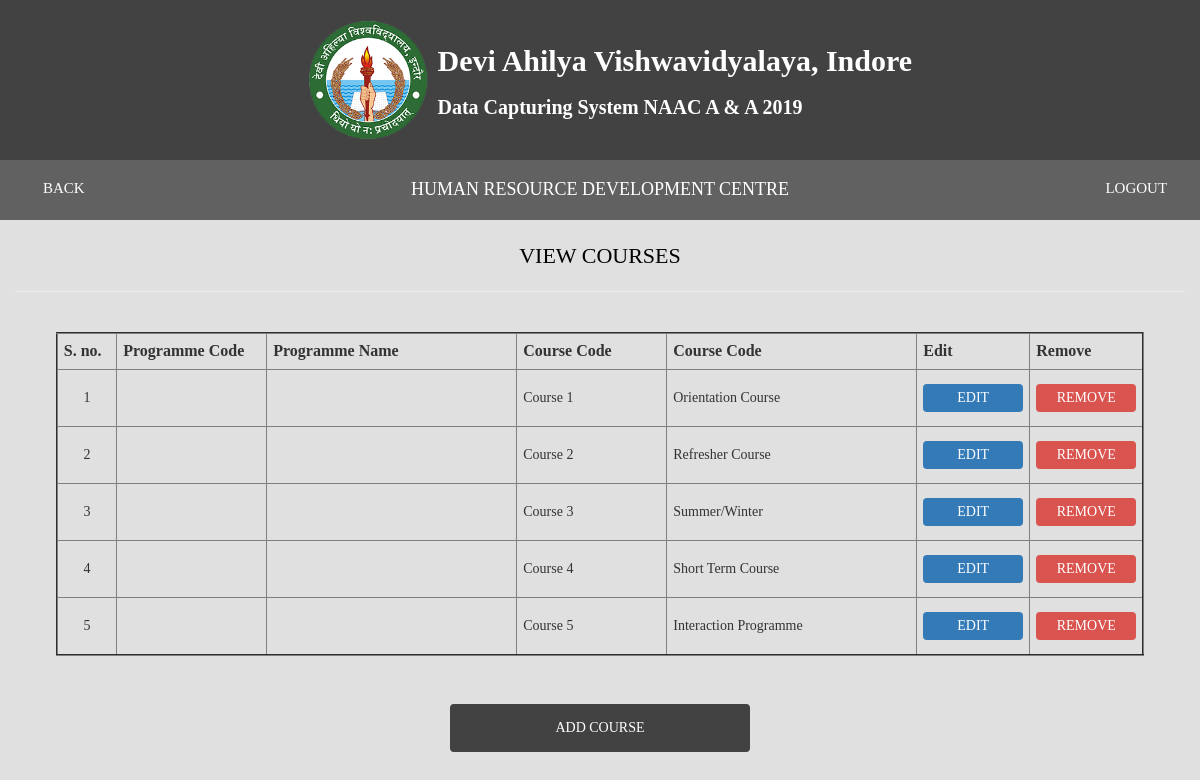
Page /Courses/view.php (signed in) on the committed database.
### tables this page shows
CREATE TABLE IF NOT EXISTS `course` (
  `Uname` varchar(30) NOT NULL,
  `Prog_code` varchar(30) DEFAULT NULL,
  `Course_code` varchar(30) DEFAULT NULL,
  `Course_name` varchar(100) DEFAULT NULL,
  UNIQUE KEY `Course_code` (`Course_code`)
);

### Courses/view.php (the view, shortened to what this page needs)
<?php
        include("../credential.php");
?>
<!DOCTYPE html>
<html>
<head>
  <link rel="stylesheet" href="../css/theme.css">
  <link rel="stylesheet" href="../css/bootstrap.min.css">
</head>
<body class="BACK" onload="load_time_func();" style="font-family:ubuntu;">
    <div class="container col-sm-12 DAVV" style="width:100%; padding-bottom:20px; padding-top:20px;">
        <div class="col-sm-3"></div>
        <div class="col-sm-8" style="margin-left:-50px;">
            <div class="container" style="width:100%;">
                <div class="col-sm-2" style="margin-left:5px;">
                    <img src="logo.png" alt="logo" style="width:120px; height:120px;">
                </div>
                <div class="col-sm-10" style="margin-left:-20px;">
                    <div style="font-size:30px; margin-top:20px; margin-left:30px; color:#FFF"><b>Devi Ahilya Vishwavidyalaya, Indore</b></div>
                    <div style="font-size:20px; margin-top:10px; margin-left:30px; color:#FFF;"><b>Data Capturing System NAAC A & A 2019</b></div>
                </div>
            </div>
        </div>
        <div class="col-sm-1"></div>
    </div>
    <div id="myHeader" class="col-sm-12 UNAME" style="z-index:10; width:100%;">
        <center><div id="myHeader1" class="col-sm-1 UNAME" style="padding:10px;"><a href="../homepage.php"><h4 style=" color:#fff; font-size:15px;" ><?php echo "BACK";?></h4></a></div></center>
        <center><div id="myHeader2" class="col-sm-10 UNAME" style="padding:10px;"><h4 style=" color:#fff; font-size:18px;"><?php echo strtoupper($_SESSION['name']);?></h4></div></center>
        <center><div id="myHeader3" class="col-sm-1 UNAME" style="padding:10px;"><a href="../logout.php"><h4 style=" color:#fff; font-size:15px; "><?php echo "LOGOUT";?></h4></a></div></center>
    </div>
    <center>
        <div class="col-sm-12"  style="margin-top:0px;">
            <br>
            <center><a style="color:black; ;;;; font-weight:normal; font-size:22px;">VIEW COURSES</a></center>
        </div>
        <div class="col-sm-12">
          <hr/>
        </div>
        <div class="col-sm-12">
          <br>
          <table border="2" style="padding:5px;">
            <?php
            $connection = mysqli_connect($servername, $username, $password, $dbname);
            $query = "Select * FROM course WHERE Uname LIKE '".$_SESSION['username']."' ORDER BY Prog_code , Course_code";
            $res  = mysqli_query($connection,$query);
            $bc = mysqli_num_rows($res);
            if($bc>0){
            ?>
            <tr style="font-weight:bold; font-size:16px;">
              <th style="width:60px;">S. no.</th>
              <th style="width:150px;">Programme Code</th>
              <th style="width:250px;">Programme Name</th>
              <th style="width:150px;">Course Code</th>
              <th style="width:250px;">Course Code</th>
              <th>Edit</th>
              <th>Remove</th>
            </tr>
            <?php
          }
            $c=0;
            while($row = $res->fetch_assoc()){
              $c++;
            ?>
            <tr id="<?php echo $row['Course_code']; ?>">
              <td style="text-align:center;"><?php echo $c; ?></td>
              <td><?php echo $row['Prog_code']; ?></td>
              <?php
              $query1 = "Select * FROM programme WHERE Uname LIKE '".$_SESSION['username']."' AND Prog_code LIKE '".$row['Prog_code']."'";
              $res1  = mysqli_query($connection,$query1);
              $pn = $res1->fetch_assoc();
              ?>
              <td><?php echo $pn['Prog_name']; ?></td>
              <td><?php echo $row['Course_code']; ?></td>
              <td><?php echo $row['Course_name']; ?></td>
              <td>
                <form action="edit.php" method="POST">
                  <input type="submit" class="btn btn-primary" style="width:100px; padding:4px;" value="EDIT">
                </form>
              </td>
              <td>
                <form class="remove" action="remove.php" method="POST" onsubmit="return confirm('Do you really want to Remove the Course?');">
                  <input type="submit" class="btn btn-danger" style="width:100px; padding:4px;" value="REMOVE">
                </form>
              </td>
            </tr>
            <?php
            }
            ?>
          </table>
<br><br>
            <a href="add.php">
              <input type="button" style="width:300px;" class="SAVE" value="ADD COURSE"/>
            </a>
<br><br><br><br><br><br><br>
        </div>
</center>
</body>
</html>

### css/theme.css (style rules this page uses)
.DAVV { background-color:#424242; }
.UNAME { background-color:#616161; }
.BACK { background-color:#E0E0E0; }
.SAVE { background-color:#424242; color: white; }

### Courses/view.php (style rules this page uses)
input[type=submit],input[type=button],.Save { width: 300px; padding: 14px 20px; margin: 8px 0; border: none; border-radius: 4px; cursor: pointer; }
.add,.remove { border: 0px; }
* { margin: 0; padding: 0; }
.container { height: 100%; width: 100%; }
th,tr,td { padding: 6px; }

### rows in the picture
course: Course_code "Course 1", Course_name "Orientation Course"
course: Course_code "Course 2", Course_name "Refresher Course"
course: Course_code "Course 3", Course_name "Summer/Winter"
course: Course_code "Course 4", Course_name "Short Term Course"
course: Course_code "Course 5", Course_name "Interaction Programme"

### other values in the picture
$_SESSION['name'] "HUMAN RESOURCE DEVELOPMENT CENTRE"
